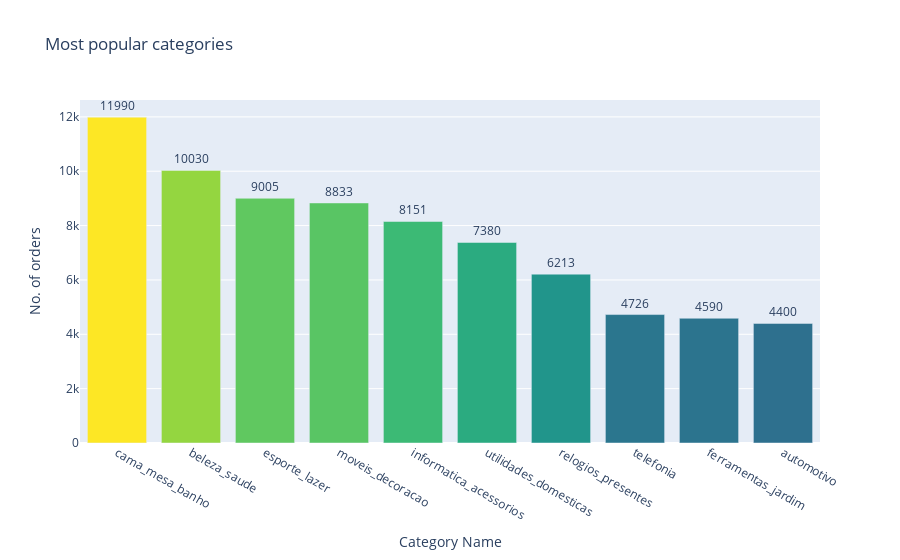

Notebook source saved alongside this figure:
### Code cell
fig = go.Figure(go.Bar(
    x=popular_categories.head(10).index,y=popular_categories['order_id'].head(10),
    marker={'color': popular_categories['order_id'], 
    'colorscale': 'Viridis'},  
    text=popular_categories['order_id'],
    textposition = "outside",
))
fig.update_layout(title_text='Most popular categories',xaxis_title="Category Name",yaxis_title="No. of orders")
fig.show()

### Figure 1 — Plotly figure (JSON) as saved in the notebook; plotly's stock layout.template omitted (floating-point values rounded to 4 significant figures)
{"data": [{"marker": {"color": [11990, 10030, 9005, 8833, 8151, 7380, 6213, 4726, 4590, 4400, 4281, 3999, 3589, 3204, 2847, 2625, 2170, 2030, 1788, 1192, 1163, 955, 826, 719, 705, 635, 565, 532, 526, 478, 390, 381, 332, 314, 302, 299, 291, 278, 272, 272, 272, 271, 252, 247, 220, 219, 201, 199, 155, 145, 144, 126, 105, 87, 78, 74, 71, 62, 50, 46, 41, 40, 39, 33, 31, 31, 24, 16, 15, 14, 10, 8, 2], "colorscale": [[0, "#440154"], [0.1111, "#482878"], [0.2222, "#3e4989"], [0.3333, "#31688e"], [0.4444, "#26828e"], [0.5556, "#1f9e89"], [0.6667, "#35b779"], [0.7778, "#6ece58"], [0.8889, "#b5de2b"], [1, "#fde725"]]}, "text": [11990, 10030, 9005, 8833, 8151, 7380, 6213, 4726, 4590, 4400, 4281, 3999, 3589, 3204, 2847, 2625, 2170, 2030, 1788, 1192, 1163, 955, 826, 719, 705, 635, 565, 532, 526, 478, 390, 381, 332, 314, 302, 299, 291, 278, 272, 272, 272, 271, 252, 247, 220, 219, 201, 199, 155, 145, 144, 126, 105, 87, 78, 74, 71, 62, 50, 46, 41, 40, 39, 33, 31, 31, 24, 16, 15, 14, 10, 8, 2], "textposition": "outside", "type": "bar", "x": ["cama_mesa_banho", "beleza_saude", "esporte_lazer", "moveis_decoracao", "informatica_acessorios", "utilidades_domesticas", "relogios_presentes", "telefonia", "ferramentas_jardim", "automotivo"], "y": [11990, 10030, 9005, 8833, 8151, 7380, 6213, 4726, 4590, 4400]}], "layout": {"title": {"text": "Most popular categories"}, "xaxis": {"title": {"text": "Category Name"}}, "yaxis": {"title": {"text": "No. of orders"}}}}
